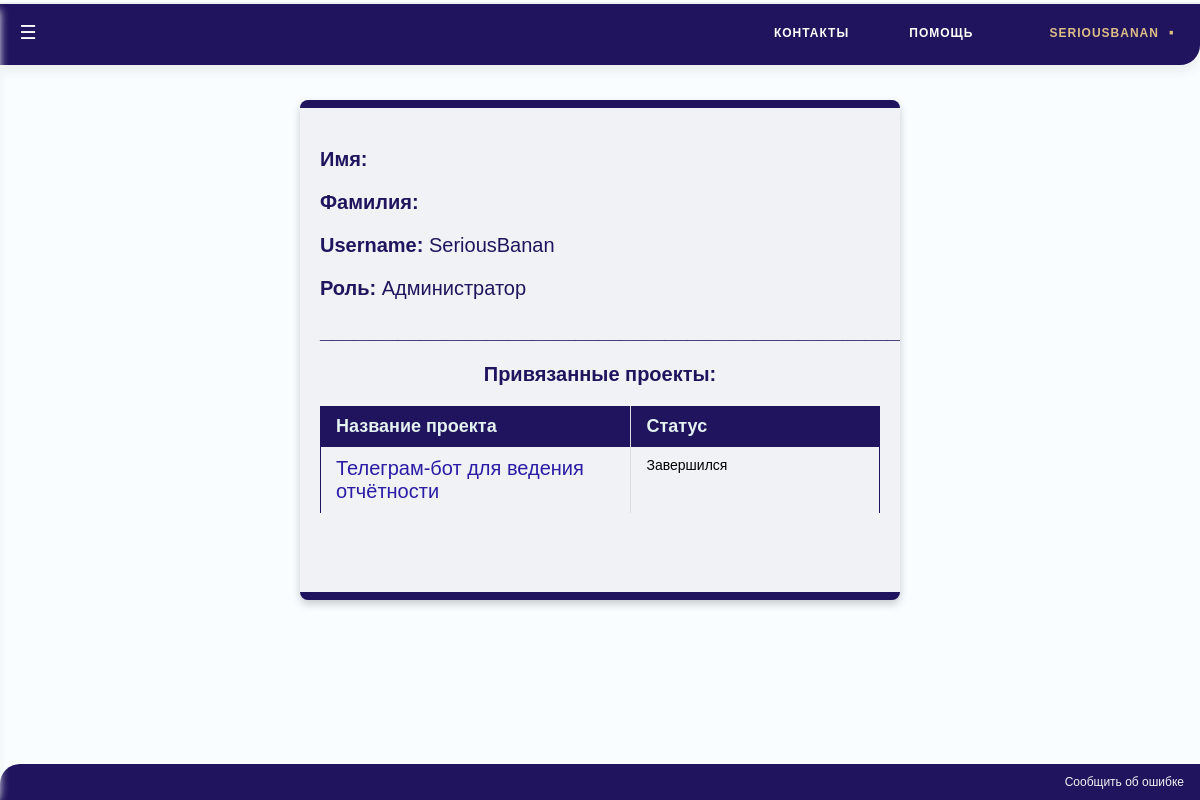
Page /TeleBot/user/449220290 (signed in) on the earlier database version.
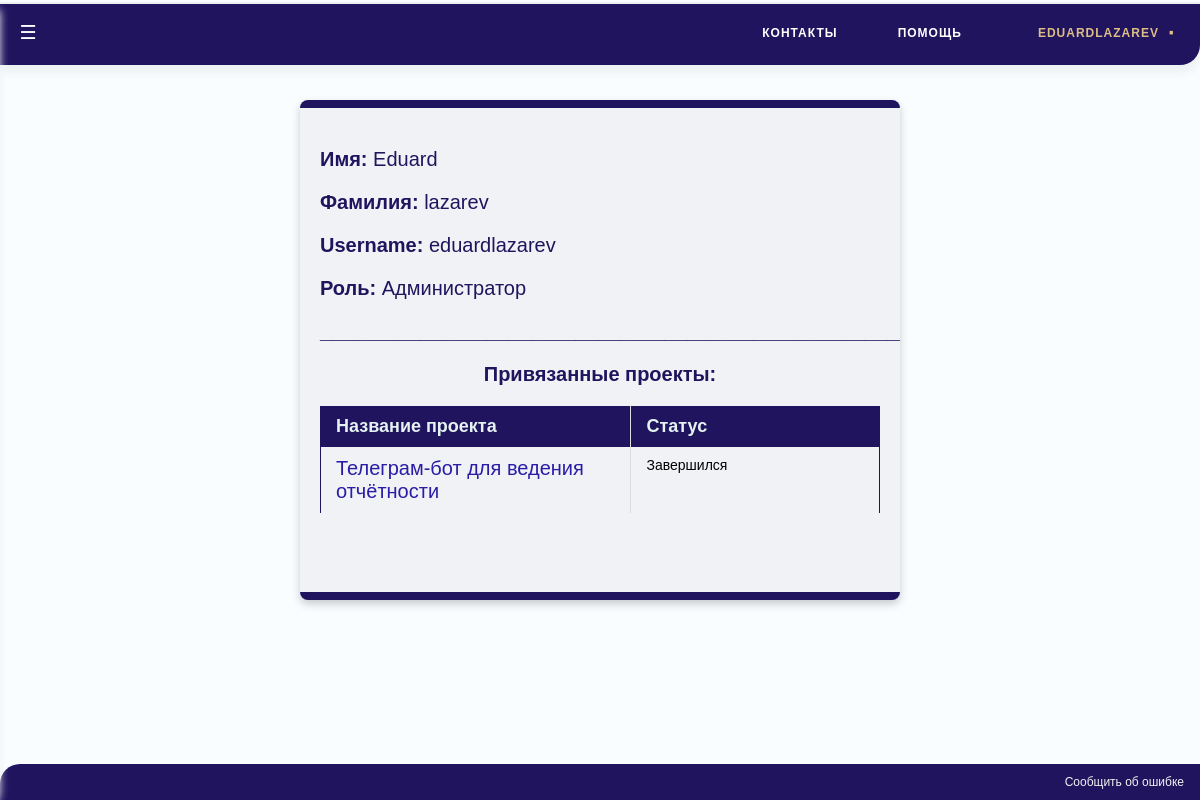
Same page on the later database version.
### Users/models.py (models this page shows, shortened)
class User(AbstractUser):
	personal_token = models.UUIDField(default=uuid.uuid4, help_text="Unique ID for this particular book across whole library")
	telegram_id = models.BigIntegerField(primary_key=True, unique=True)
	def get_absolute_url(self):
		return reverse('user-detail', args=[str(self.telegram_id)])
	@property
	def get_role(self):
		if self.is_staff:
			return "Администратор"
		else:
			if self.is_active:
				return "Подтвержденный"
			else:
				return "Неподтвержденный"
	def is_verified(self):
		return (self.is_active) or (self.is_staff)

### TeleBot/views.py (the view)
# urls.py: urlpatterns += [re_path(r'^user/(?P<pk>\d+)$',  user_passes_test(User.is_verified)(views.UserDetailView.as_view()), name='user-detail') ]
class UserDetailView(generic.DetailView):
	model = User

### Projects/models.py (called while the page is built)
	def get_absolute_url(self):
		return reverse('project-detail', args=[str(self.id)])

	def status(self):
		if not self.start_date or date.today()< self.start_date:
			return 'Не начался'
		if self.end_date is None or self.start_date <= date.today() < self.end_date:
			return 'В процессе'
		if date.today() >= self.end_date:
			return 'Завершился'

### TeleBot/templates/Users/user_detail.html (shortened to what this page needs)
{% extends "base_generic.html" %}
{% block content %}
<div class="card">
  <p font-size="20px" align="left"><b>Имя: </b>{{user.first_name }}<br></p>
  <p font-size="20px" align="left"><b>Фамилия: </b>{{user.last_name }}<br></p>
  <p font-size="20px" align="left"><b>Username: </b>{{user.username }}<br></p>
  <p font-size="20px" align="left"><b>Роль: </b>{{user.get_role}} <br></p>
     <p font-size="20px" align="center" ><b>_________________________________________________________________________________________</b><br></p>
	<p font-size="20px" align="center" color="#21145e" ><b>Привязанные проекты:</b><br></p>
    <table class="table">
    <thead>
    <tr>
			<th width = 25% onclick="sortTable(0)"  align=left>Название проекта</th>
			<th width = 20% onclick="sortTable(1)"  align=left>Статус</thЮ
    </thead>
    <tbody>
    {% for project in user.project_set.all|dictsort:"start_date" %}
    <tr>
		<td><a href="{{ project.get_absolute_url }}" class="reg" align=center>{{project.name}}</a></td>
        <td align=center>{{project.status}}</td>
    </tr>
	{% endfor %}
 </tbody>
    </table>
</div>
{% endblock %}

### TeleBot/templates/base_generic.html (shortened to what this page needs)
<!DOCTYPE html>
<html>
<head>
{% load static %}
</head>
<body>
<div id="mySidenav" class="sidenav">
  <a href="javascript:void(0)" class="closebtn" onclick="close1()">×</a>
  <a href="{% url 'users'%}">Пользователи</a>
  <a href="{% url 'projects'%}">Мои проекты</a>
  <a href="{% url 'reports'%}">Мои отчеты</a>
</div>
<nav>
  <ul class="topmenu">
  	<li><a href="">Контакты</a></li>
    <li><a href="">Помощь</a></li>
    &emsp;<li><a href="{{user.get_absolute_url}}" class="active">{{user.username}}</a>
    </li>
  </ul>
</nav>
<div class="navbar1">
  <a href="#wrong">Сообщить об ошибке</a>
</div>
<div id="main">
  {% block content %} {% endblock %}
</div>
{%if user.is_staff%}
	<nav class="nav">
        <label for="nav-toggle" class="nav-toggle" onclick></label>
    </nav>
{%endif%}
</body>
</html>

Differences in the rows shown:
changed User "Администратор": username "SERIOUSBANAN" → "EDUARDLAZAREV"; first_name (not shown) → "Eduard"; last_name (not shown) → "lazarev"; username "SeriousBanan" → "eduardlazarev"
